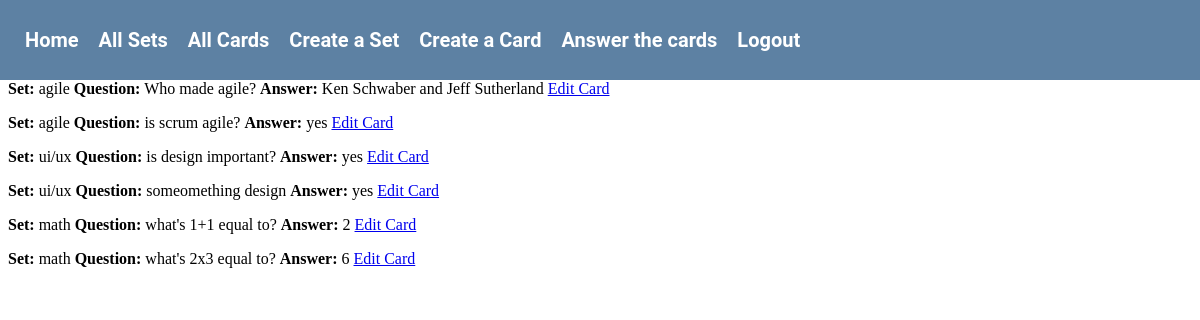
/all/cards/ (signed in), run on the app's committed database.
### models.py (models this page shows)
class Flashcard(db.Model):
    flash_id=mapped_column(Integer, primary_key=True, autoincrement=True)
    question = mapped_column(String(500), nullable=False)
    answer = mapped_column(String(500), nullable=False)
    set_id = mapped_column(Integer, ForeignKey(Flashcard_set.set_id), nullable=False)
    tags = mapped_column(String(200), nullable=True)
    priority = mapped_column(Integer, nullable=True)
    last_seen = mapped_column(DateTime, nullable=True)
    last_result = mapped_column(Integer, nullable = True)
    time_created = mapped_column(DateTime, nullable=True)
    time_updated = mapped_column(DateTime, nullable=True)
    set = relationship("Flashcard_set", back_populates="card")

class Flashcard_set(db.Model):
    set_id=mapped_column(Integer, primary_key=True, autoincrement=True)
    name = mapped_column(String(200), nullable=False)
    customer_id = mapped_column(Integer, ForeignKey(Customer.id), nullable=False)
    description = mapped_column(String(200), nullable=True)
    customer = relationship("Customer", back_populates="set")
    card = relationship("Flashcard", back_populates="set", cascade="all, delete-orphan")

### routes/cards.py (the view)
@cards_bp.route('/') # display all cards
@login_required
def cards_page():
    user_set_ids = db.session.query(Flashcard_set.set_id).filter_by(customer_id=current_user.id).all()
    user_set_ids = [set_id for (set_id,) in user_set_ids]
    user_cards = db.session.query(Flashcard).filter(Flashcard.set_id.in_(user_set_ids)).all()
    return render_template("cards.html", cards=user_cards)

### app.py (called while the page is built)
@login_manager.user_loader
def load_user(user_id):
    return Customer.query.get(int(user_id))

### templates/cards.html
{% extends "base.html" %}
{% block content %}
<h1> All Cards </h1>
{% for card in cards %}
<p>
    <strong>Set:</strong> <span> {{ card.set.name }} </span>
    <strong>Question:</strong> <span> {{ card.question }} </span>
    <strong>Answer:</strong> <span> {{ card.answer }} </span>
    <span>
        <a href="{{ card.flash_id }}">Edit Card</a>
    </span>
</p>
{% endfor %}
{% endblock %}

### templates/base.html (shortened to what this page needs)
<!doctype html>
<html lang="en">
    <head>
        <link rel="stylesheet" href="{{ url_for('static', filename='style.css') }}">
    </head>
    <body>
        <div class="container">
        <nav class="horizontol-nav">
            <a href="/">Home</a>
            <a href="{{ url_for('sets.sets_page')}}">All Sets</a>
            <a href="{{ url_for('cards.cards_page')}}">All Cards</a>
            <a href="{{ url_for('api_sets.post_set')}}">Create a Set</a>
            <a href="{{ url_for('api_cards.post_card')}}">Create a Card</a>
            <a href="{{ url_for('cards.answer_cards')}}">Answer the cards</a>
            <a href="{{ url_for('authorization.logout')}}">Logout</a>
        </nav>
        {% block content %}
        {% endblock %}
        </div>
    </body>
</html>

### static/style.css (style rules this page uses)
.horizontol-nav { background-color: rgb(93, 129, 163); height: 80px; width: 100%; display: flex; align-items: center; padding: 0 15px; position: fixed; top: 0; left: 0; z-index: 100; }
.horizontol-nav a { text-decoration: none; font-size: 20px; font-family: 'Roboto', sans-serif; font-weight: bold; color: #ffffff; margin: 0 10px; transition: transform 0.3s; }

### data on the page
Flashcard: set.name "agile", question "Who made agile?", answer "Ken Schwaber and Jeff Sutherland"
Flashcard: set.name "agile", question "is scrum agile?", answer "yes"
Flashcard: set.name "ui/ux", question "is design important?", answer "yes"
Flashcard: set.name "ui/ux", question "someomething design", answer "yes"
Flashcard: set.name "math", question "what's 1+1 equal to?", answer "2"
Flashcard: set.name "math", question "what's 2x3 equal to?", answer "6"
